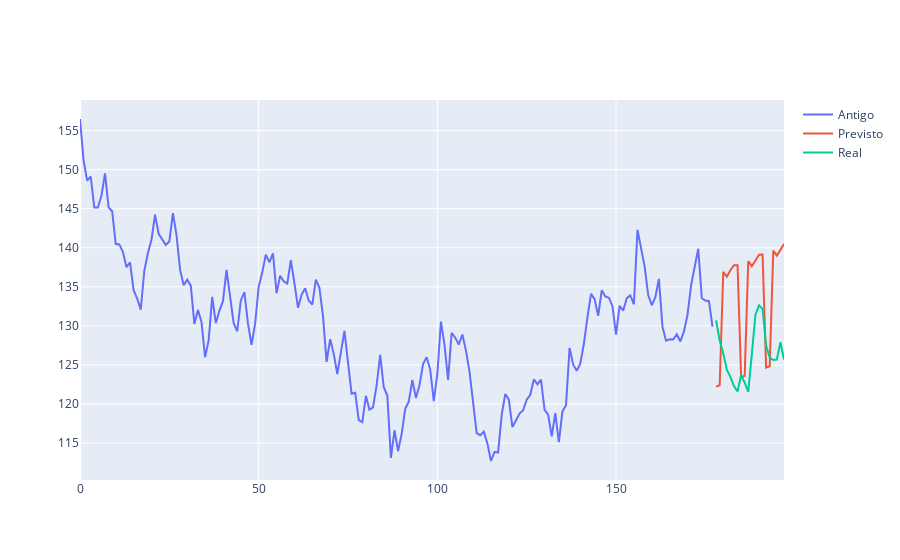

This figure's notebook cell:
### Code cell
fig = go.Figure()

fig.add_trace(
    go.Scatter(
        x = time_x,
        y = df_treino["A"],
        name="Antigo"
    )
)

fig.add_trace(
    go.Scatter(
        x = fh,
        y = forecast[['yhat']].iloc[-20:,0],
        name="Previsto"
    )
)

fig.add_trace(
    go.Scatter(
        x = fh,
        y = df_real["A"],
        name="Real"
    )
)

### Figure 1 — Plotly figure (JSON) as saved in the notebook; plotly's stock layout.template omitted (floating-point values rounded to 4 significant figures; data arrays with more than 128 entries replaced by an {"elided": "..."} marker saying what was removed)
{"data": [{"name": "Antigo", "type": "scatter", "x": {"elided": "178 int values"}, "y": {"elided": "178 float values"}}, {"name": "Previsto", "type": "scatter", "x": [178, 179, 180, 181, 182, 183, 184, 185, 186, 187, 188, 189, 190, 191, 192, 193, 194, 195, 196, 197], "y": [122.2, 122.4, 136.9, 136.3, 137.1, 137.8, 137.8, 123.4, 123.6, 138.3, 137.6, 138.5, 139.1, 139.1, 124.7, 124.8, 139.6, 139.0, 139.8, 140.5]}, {"name": "Real", "type": "scatter", "x": [178, 179, 180, 181, 182, 183, 184, 185, 186, 187, 188, 189, 190, 191, 192, 193, 194, 195, 196, 197], "y": [130.7, 128.1, 126.5, 124.4, 123.5, 122.3, 121.6, 123.7, 122.7, 121.6, 126.4, 131.4, 132.6, 132.2, 127.4, 125.9, 125.6, 125.7, 127.9, 125.7]}], "layout": {}}
